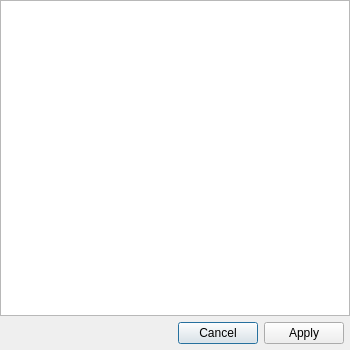
<?xml version="1.0" encoding="UTF-8"?>
<ui version="4.0">
 <class>LongTextDialog</class>
 <widget class="QDialog" name="LongTextDialog">
  <property name="geometry">
   <rect>
    <x>0</x>
    <y>0</y>
    <width>350</width>
    <height>350</height>
   </rect>
  </property>
  <property name="minimumSize">
   <size>
    <width>200</width>
    <height>200</height>
   </size>
  </property>
  <property name="modal">
   <bool>true</bool>
  </property>
  <layout class="QVBoxLayout" name="verticalLayout">
   <property name="leftMargin">
    <number>0</number>
   </property>
   <property name="topMargin">
    <number>0</number>
   </property>
   <property name="rightMargin">
    <number>0</number>
   </property>
   <property name="bottomMargin">
    <number>0</number>
   </property>
   <item>
    <widget class="QPlainTextEdit" name="plainTextEdit"/>
   </item>
   <item>
    <layout class="QHBoxLayout" name="horizontalLayout">
     <property name="leftMargin">
      <number>6</number>
     </property>
     <property name="rightMargin">
      <number>6</number>
     </property>
     <property name="bottomMargin">
      <number>6</number>
     </property>
     <item>
      <spacer name="horizontalSpacer">
       <property name="orientation">
        <enum>Qt::Horizontal</enum>
       </property>
       <property name="sizeHint" stdset="0">
        <size>
         <width>40</width>
         <height>20</height>
        </size>
       </property>
      </spacer>
     </item>
     <item>
      <widget class="QPushButton" name="cancelButton">
       <property name="text">
        <string>Cancel</string>
       </property>
       <property name="flat">
        <bool>false</bool>
       </property>
      </widget>
     </item>
     <item>
      <widget class="QPushButton" name="applyButton">
       <property name="text">
        <string>Apply</string>
       </property>
      </widget>
     </item>
    </layout>
   </item>
  </layout>
 </widget>
 <resources/>
 <connections/>
</ui>
